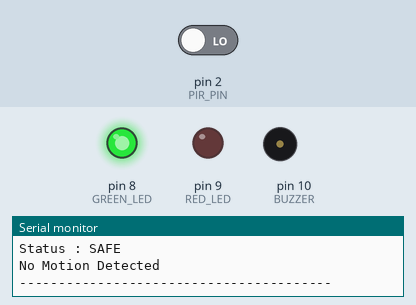
A sketch run on a simulated Arduino Uno, built with avr-gcc and run on an emulated ATmega328P. Shown: output pins drawn as LEDs (lit = HIGH), buzzer (waves = sounding, pin HIGH), the last lines printed to the serial monitor. The test bench sets the inputs (shaded band); at power-on: pin 2 (PIR_PIN) LOW.

Above: at 1.2 s.
1.3 s: pin 2 (PIR_PIN) driven HIGH
At 3.2 s:
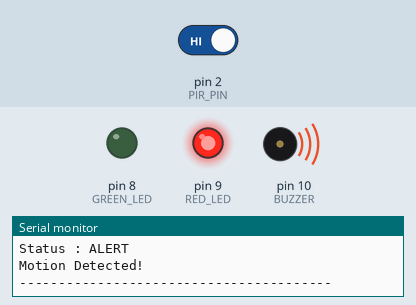
3.6 s: pin 2 (PIR_PIN) driven LOW
At 4.5 s:
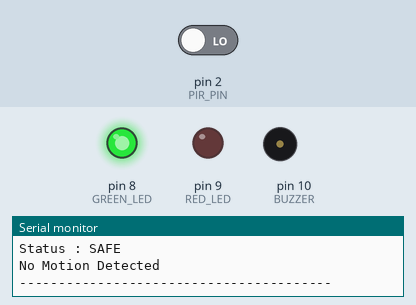
Timing chart, 0 to 6.6 s (numbered marks = the images above; inputs shaded):
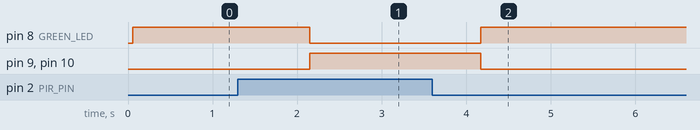

Measured:
- after the input at 1.3 s, pin 8 (GREEN_LED): HIGH → LOW after 0.85 s; pin 9 (RED_LED), pin 10 (BUZZER): LOW → HIGH after 0.85 s
- after the input at 3.6 s, pin 8 (GREEN_LED): LOW → HIGH after 0.57 s; pin 9 (RED_LED), pin 10 (BUZZER): HIGH → LOW after 0.57 s

The sketch:

smart_intrusion_detection.ino
```cpp
/*
==========================================================
 Smart Intrusion Detection System
 Day 3 - IoT Engineering Portfolio
==========================================================
*/

const int PIR_PIN = 2;
const int GREEN_LED = 8;
const int RED_LED = 9;
const int BUZZER = 10;

bool motionDetected = false;

void safeMode() {
  digitalWrite(GREEN_LED, HIGH);
  digitalWrite(RED_LED, LOW);
  digitalWrite(BUZZER, LOW);

  Serial.println("Status : SAFE");
  Serial.println("No Motion Detected");
}

void alertMode() {
  digitalWrite(GREEN_LED, LOW);
  digitalWrite(RED_LED, HIGH);
  digitalWrite(BUZZER, HIGH);

  Serial.println("Status : ALERT");
  Serial.println("Motion Detected!");
}

void setup() {

  pinMode(PIR_PIN, INPUT);

  pinMode(GREEN_LED, OUTPUT);
  pinMode(RED_LED, OUTPUT);
  pinMode(BUZZER, OUTPUT);

  Serial.begin(9600);

  Serial.println("========================================");
  Serial.println(" Smart Intrusion Detection System");
  Serial.println("========================================");
}

void loop() {

  motionDetected = digitalRead(PIR_PIN);

  if (motionDetected) {
    alertMode();
  } else {
    safeMode();
  }

  Serial.println("----------------------------------------");

  delay(1000);
}
```
